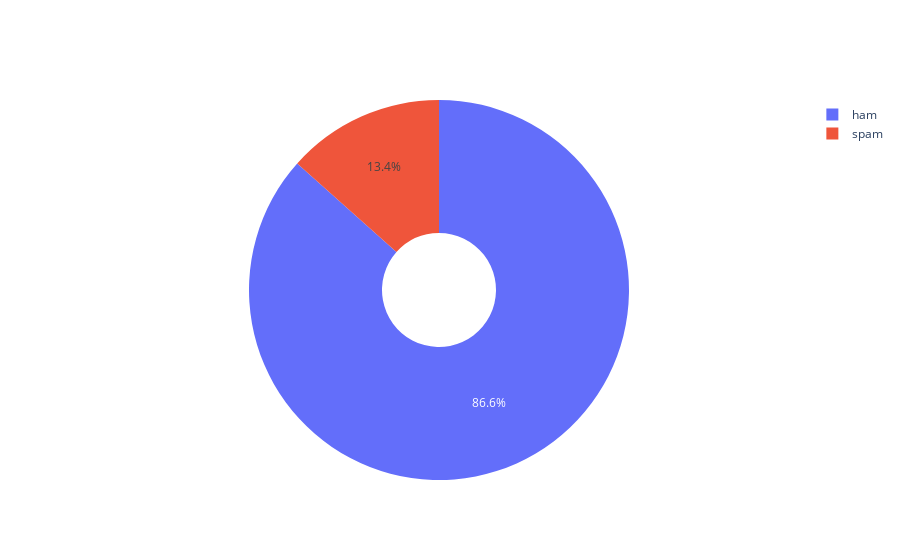

Notebook code cell kept with this figure:
### Code cell
fig = go.Figure(data=[go.Pie(labels=labels, values=Category_count, hole=.3)])
fig.show()

### Figure 1 — Plotly figure (JSON) as saved in the notebook; plotly's stock layout.template omitted (floating-point values rounded to 4 significant figures)
{"data": [{"hole": 0.3, "labels": ["ham", "spam"], "type": "pie", "values": [4825, 747]}], "layout": {}}
